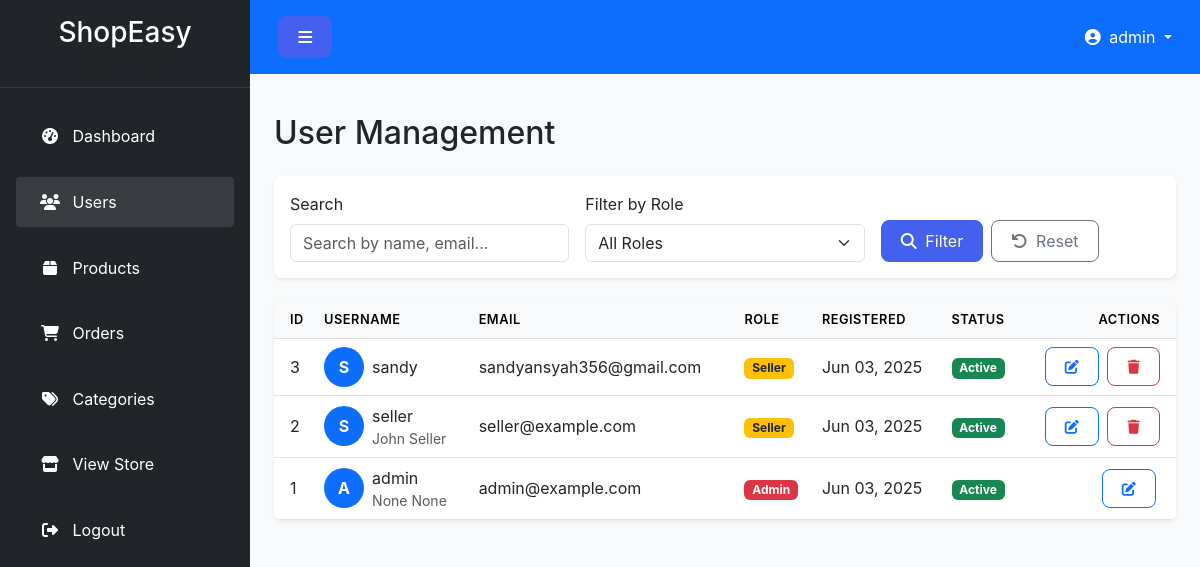
The app's page /admin/users (signed in) with its own data.
### app/models.py (models this page shows, shortened)
class User(db.Model, UserMixin):
    id = db.Column(db.Integer, primary_key=True)
    username = db.Column(db.String(50), unique=True, nullable=False)
    email = db.Column(db.String(120), unique=True, nullable=False)
    password_hash = db.Column(db.String(128))
    first_name = db.Column(db.String(50))
    last_name = db.Column(db.String(50))
    address = db.Column(db.String(200))
    city = db.Column(db.String(50))
    state = db.Column(db.String(50))
    zip_code = db.Column(db.String(20))
    phone = db.Column(db.String(20))
    date_registered = db.Column(db.DateTime, default=datetime.utcnow)
    role = db.Column(db.Enum(UserRole), default=UserRole.CUSTOMER)
    is_active = db.Column(db.Boolean, default=True)
    store = db.relationship('Store', backref='owner', uselist=False, lazy=True)
    orders = db.relationship('Order', backref='customer', lazy=True)
    cart_items = db.relationship('CartItem', backref='user', lazy=True,
                                cascade='all, delete-orphan')

### app/routes/admin.py (the view, shortened to what this page needs)
@admin.route('/admin/users')
@login_required
@admin_required
def user_list():
    page = request.args.get('page', 1, type=int)
    per_page = 10
    role = request.args.get('role')
    search = request.args.get('search')
    query = User.query
    if role:
        query = query.filter_by(role=UserRole(role))
    users = query.order_by(User.date_registered.desc()).paginate(page=page, per_page=per_page)
    return render_template('admin/user_list.html',
                          title='User Management',
                          users=users,
                          role_filter=role,
                          search=search)

### app/models.py (called while the page is built)
@login_manager.user_loader
def load_user(user_id):
    return User.query.get(int(user_id))

### app/routes/admin.py (called while the page is built)
def admin_required(f):
    @wraps(f)
    def decorated_function(*args, **kwargs):
        if not current_user.is_authenticated or current_user.role != UserRole.ADMIN:
            abort(403)
        return f(*args, **kwargs)
    return decorated_function

### app/templates/admin/user_list.html (shortened to what this page needs)
{% extends "admin/base.html" %}
{% block content %}
<div class="d-flex justify-content-between align-items-center mb-4">
    <h1 class="h2 mb-0">User Management</h1>
</div>
<div class="card border-0 shadow-sm mb-4">
    <div class="card-body">
        <form method="GET" action="{{ url_for('admin.user_list') }}" class="row g-3">
            <div class="col-md-4">
                <label for="search" class="form-label">Search</label>
                <input type="text" class="form-control" id="search" name="search" placeholder="Search by name, email..." value="{{ search or '' }}">
            </div>
            <div class="col-md-4">
                <label for="role" class="form-label">Filter by Role</label>
                <select class="form-select" id="role" name="role">
                    <option value="">All Roles</option>
                </select>
            </div>
            <div class="col-md-4 d-flex align-items-end">
                <button type="submit" class="btn btn-primary me-2">
                    <i class="fas fa-search me-1"></i> Filter
                </button>
                <a href="{{ url_for('admin.user_list') }}" class="btn btn-outline-secondary">
                    <i class="fas fa-undo me-1"></i> Reset
                </a>
            </div>
        </form>
    </div>
</div>
<div class="card border-0 shadow-sm">
    <div class="card-body p-0">
        <div class="table-responsive">
            <table class="table table-hover align-middle mb-0">
                <thead class="table-light">
                    <tr>
                        <th scope="col" class="ps-3">ID</th>
                        <th scope="col">Username</th>
                        <th scope="col">Email</th>
                        <th scope="col">Role</th>
                        <th scope="col">Registered</th>
                        <th scope="col">Status</th>
                        <th scope="col" class="text-end pe-3">Actions</th>
                    </tr>
                </thead>
                <tbody>
                    {% for user in users.items %}
                    <tr>
                        <td class="ps-3">{{ user.id }}</td>
                        <td>
                            <div class="d-flex align-items-center">
                                <div class="avatar-circle bg-primary text-white me-2">
                                    {{ user.username[0].upper() }}
                                </div>
                                <div>
                                    <span>{{ user.username }}</span>
                                    <small class="d-block text-muted">{{ user.first_name }} {{ user.last_name }}</small>
                                </div>
                            </div>
                        </td>
                        <td>{{ user.email }}</td>
                        <td>
                            {% if user.role.name == 'ADMIN' %}
                            <span class="badge bg-danger">Admin</span>
                            {% elif user.role.name == 'SELLER' %}
                            <span class="badge bg-warning text-dark">Seller</span>
                            {% else %}
                            <span class="badge bg-primary">Customer</span>
                            {% endif %}
                        </td>
                        <td>{{ user.date_registered.strftime('%b %d, %Y') }}</td>
                        <td>
                            {% if user.is_active %}
                            <span class="badge bg-success">Active</span>
                            {% else %}
                            <span class="badge bg-secondary">Inactive</span>
                            {% endif %}
                        </td>
                        <td class="text-end pe-3">
                            <a href="{{ url_for('admin.user_edit', user_id=user.id) }}" class="btn btn-sm btn-outline-primary me-1">
                                <i class="fas fa-edit"></i>
                            </a>
                            {% if user.id != current_user.id %}
                            <button type="button" class="btn btn-sm btn-outline-danger" data-bs-toggle="modal" data-bs-target="#deleteModal-{{ user.id }}">
                                <i class="fas fa-trash"></i>
                            </button>
                            {% endif %}
                        </td>
                    </tr>
                    {% endfor %}
                </tbody>
            </table>
        </div>
    </div>
</div>
{% endblock %}

### app/templates/admin/base.html (shortened to what this page needs)
<!DOCTYPE html>
<html lang="en">
<head>
    <link rel="stylesheet" href="https://cdnjs.cloudflare.com/ajax/libs/bootstrap/5.3.0/css/bootstrap.min.css">
    <link rel="stylesheet" href="https://cdnjs.cloudflare.com/ajax/libs/font-awesome/6.4.0/css/all.min.css">
    <link rel="stylesheet" href="{{ url_for('static', filename='css/admin.css') }}">
</head>
<body>
    <div class="wrapper">
        <nav id="sidebar" class="bg-dark text-white">
            <div class="sidebar-header p-3 text-center">
                <h3 class="text-white mb-0">ShopEasy</h3>
                <p class="text-muted small mb-0">Admin Panel</p>
            </div>
            <ul class="list-unstyled components p-3">
                <li class="{% if request.endpoint == 'admin.dashboard' %}active{% endif %}">
                    <a href="{{ url_for('admin.dashboard') }}" class="nav-link text-white">
                        <i class="fas fa-tachometer-alt me-2"></i> Dashboard
                    </a>
                </li>
                <li class="{% if 'admin.user' in request.endpoint %}active{% endif %}">
                    <a href="{{ url_for('admin.user_list') }}" class="nav-link text-white">
                        <i class="fas fa-users me-2"></i> Users
                    </a>
                </li>
                <li class="{% if 'admin.product' in request.endpoint %}active{% endif %}">
                    <a href="{{ url_for('admin.product_list') }}" class="nav-link text-white">
                        <i class="fas fa-box me-2"></i> Products
                    </a>
                </li>
                <li class="{% if 'admin.order' in request.endpoint %}active{% endif %}">
                    <a href="{{ url_for('admin.order_list') }}" class="nav-link text-white">
                        <i class="fas fa-shopping-cart me-2"></i> Orders
                    </a>
                </li>
                <li class="{% if 'admin.category' in request.endpoint %}active{% endif %}">
                    <a href="{{ url_for('admin.category_list') }}" class="nav-link text-white">
                        <i class="fas fa-tags me-2"></i> Categories
                    </a>
                </li>
                <li>
                    <a href="{{ url_for('main.home') }}" class="nav-link text-white" target="_blank">
                        <i class="fas fa-store me-2"></i> View Store
                    </a>
                </li>
                <li>
                    <a href="{{ url_for('auth.logout') }}" class="nav-link text-white">
                        <i class="fas fa-sign-out-alt me-2"></i> Logout
                    </a>
                </li>
            </ul>
        </nav>
        <div id="content" class="bg-light">
            <nav class="navbar navbar-expand-lg navbar-dark bg-primary p-3">
                <div class="container-fluid">
                    <button type="button" id="sidebarCollapse" class="btn btn-primary">
                        <i class="fas fa-bars"></i>
                    </button>
                    <div class="ms-auto d-flex align-items-center">
                        <div class="dropdown">
                            <a class="nav-link dropdown-toggle text-white" href="#" id="navbarDropdown" role="button" data-bs-toggle="dropdown" aria-expanded="false">
                                <i class="fas fa-user-circle me-1"></i> {{ current_user.username }}
                            </a>
                        </div>
                    </div>
                </div>
            </nav>
            <div class="container-fluid p-4">
                {% block content %}{% endblock %}
            </div>
        </div>
    </div>
</body>
</html>

### app/static/css/admin.css (style rules this page uses)
:root { --primary-color: #4361ee; --secondary-color: #3f37c9; --success-color: #4caf50; --warning-color: #ff9800; --danger-color: #f44336; --info-color: #2196f3; --light-color: #f8f9fa; --dark-color: #212529; --gray-color: #6c757d; --gray-light-color: #e9ecef; --border-radius: 0.5rem; --box-shadow: 0 0.5rem 1rem rgba(0, 0, 0, 0.15); --transition: all 0.3s ease; }
body { font-family: 'Poppins', -apple-system, BlinkMacSystemFont, 'Segoe UI', Roboto, Oxygen, Ubuntu, Cantarell, 'Open Sans', 'Helvetica Neue', sans-serif; background-color: #f5f7fa; min-height: 100vh; }
.wrapper { display: flex; width: 100%; align-items: stretch; }
#sidebar { min-width: 250px; max-width: 250px; min-height: 100vh; transition: var(--transition); position: sticky; top: 0; z-index: 1000; }
#sidebar .sidebar-header { padding: 1.5rem 1rem; border-bottom: 1px solid rgba(255, 255, 255, 0.1); }
#sidebar ul.components { padding: 0; }
#sidebar ul li { padding: 0.5rem 0; }
#sidebar ul li a { padding: 0.8rem 1.5rem; display: block; border-radius: 0.25rem; transition: var(--transition); }
#sidebar ul li a:hover, #sidebar ul li.active > a { background-color: rgba(255, 255, 255, 0.1); }
#sidebar ul li a i { width: 20px; text-align: center; margin-right: 10px; }
#content { width: 100%; min-height: 100vh; transition: var(--transition); }
.avatar-circle { width: 40px; height: 40px; border-radius: 50%; display: flex; align-items: center; justify-content: center; font-weight: bold; font-size: 16px; }
.card { border-radius: var(--border-radius); border: none; overflow: hidden; transition: var(--transition); }
.shadow-sm { box-shadow: 0 0.125rem 0.25rem rgba(0, 0, 0, 0.075) !important; }
.table thead th { font-weight: 600; text-transform: uppercase; font-size: 0.8rem; letter-spacing: 0.5px; }
.btn { border-radius: var(--border-radius); padding: 0.5rem 1.2rem; transition: var(--transition); }
.btn-primary { background-color: var(--primary-color); border-color: var(--primary-color); }

### records on screen
User: username "admin", id "1", username "A", first_name "None", last_name "None", email "admin@example.com", role "Admin", date_registered "Jun 03, 2025", is_active "Active"
User: id "3", username "S", username "sandy", email "sandyansyah356@gmail.com", role "Seller", date_registered "Jun 03, 2025", is_active "Active"
User: id "2", username "S", username "seller", first_name "John", last_name "Seller", email "seller@example.com", role "Seller", date_registered "Jun 03, 2025", is_active "Active"
